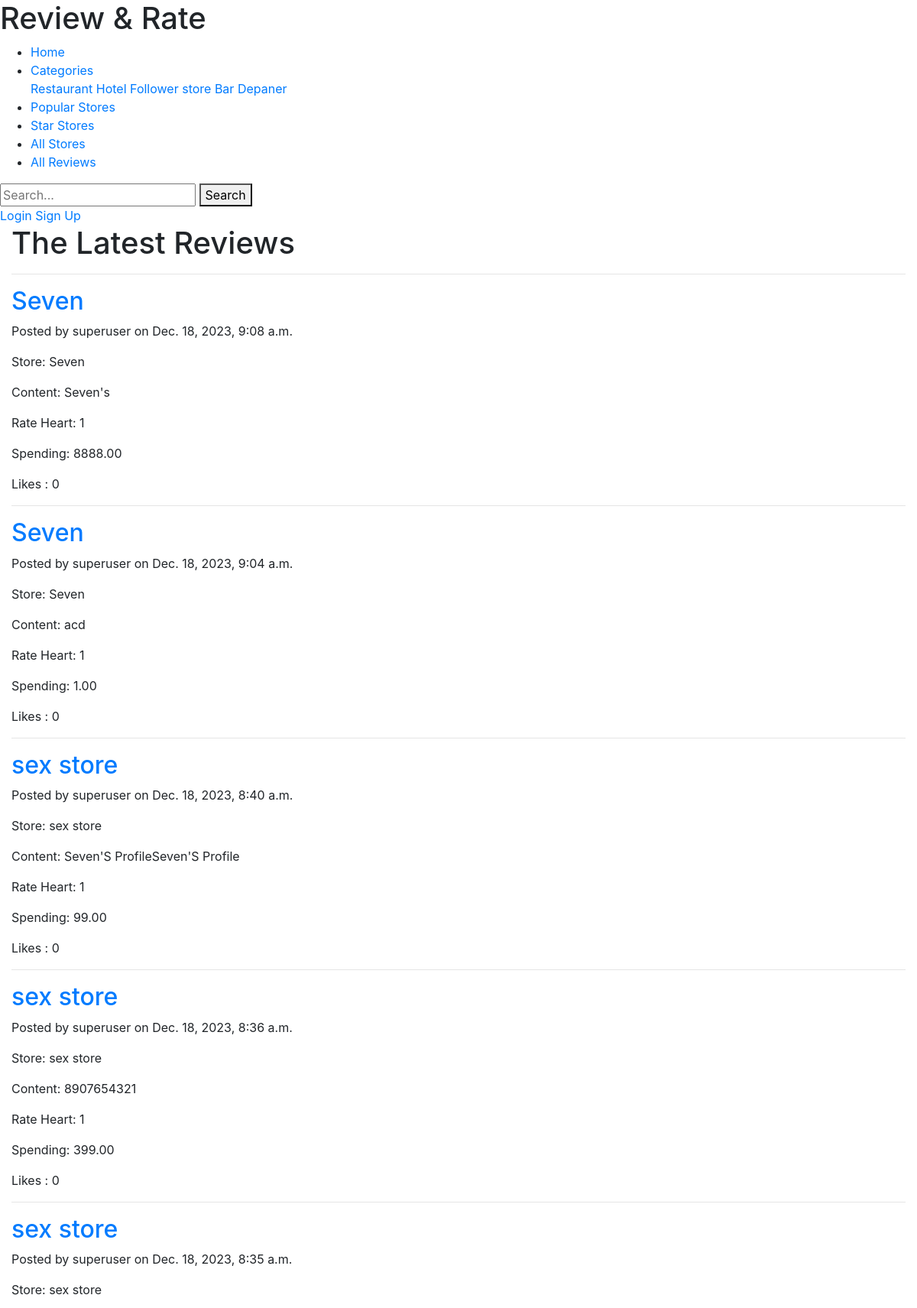
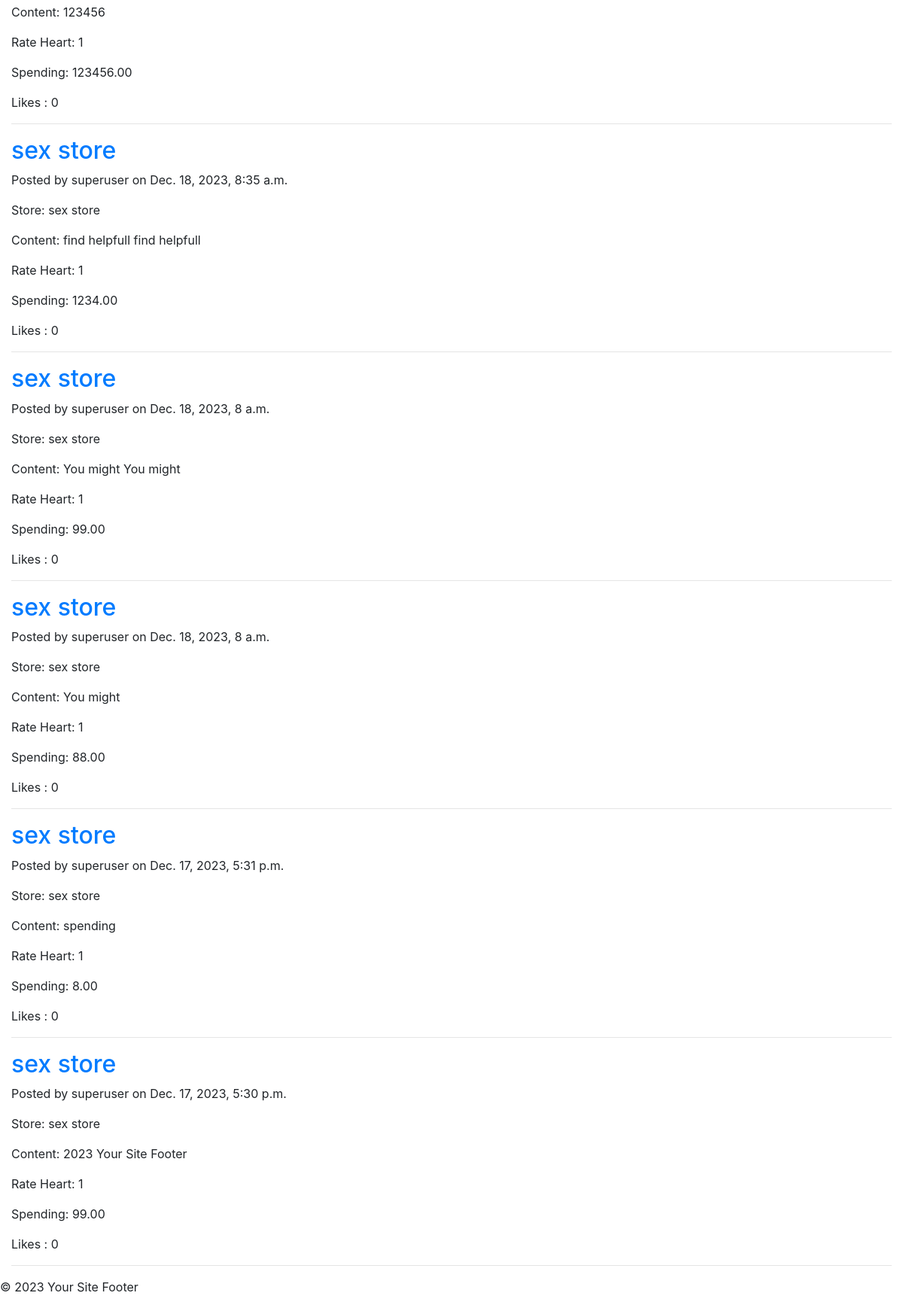
Before: /rate/ with the older database file (2 pictures, top to bottom).
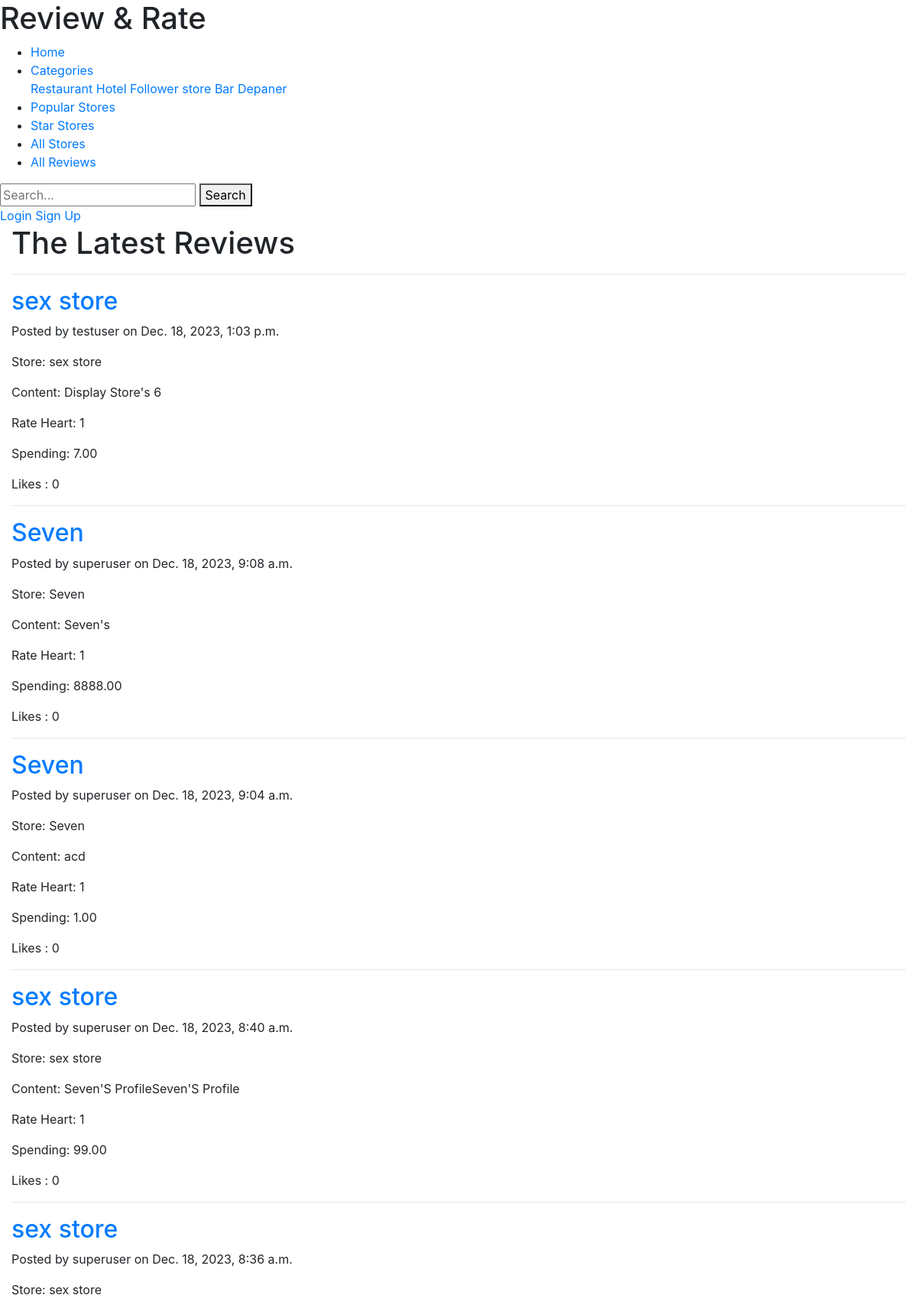
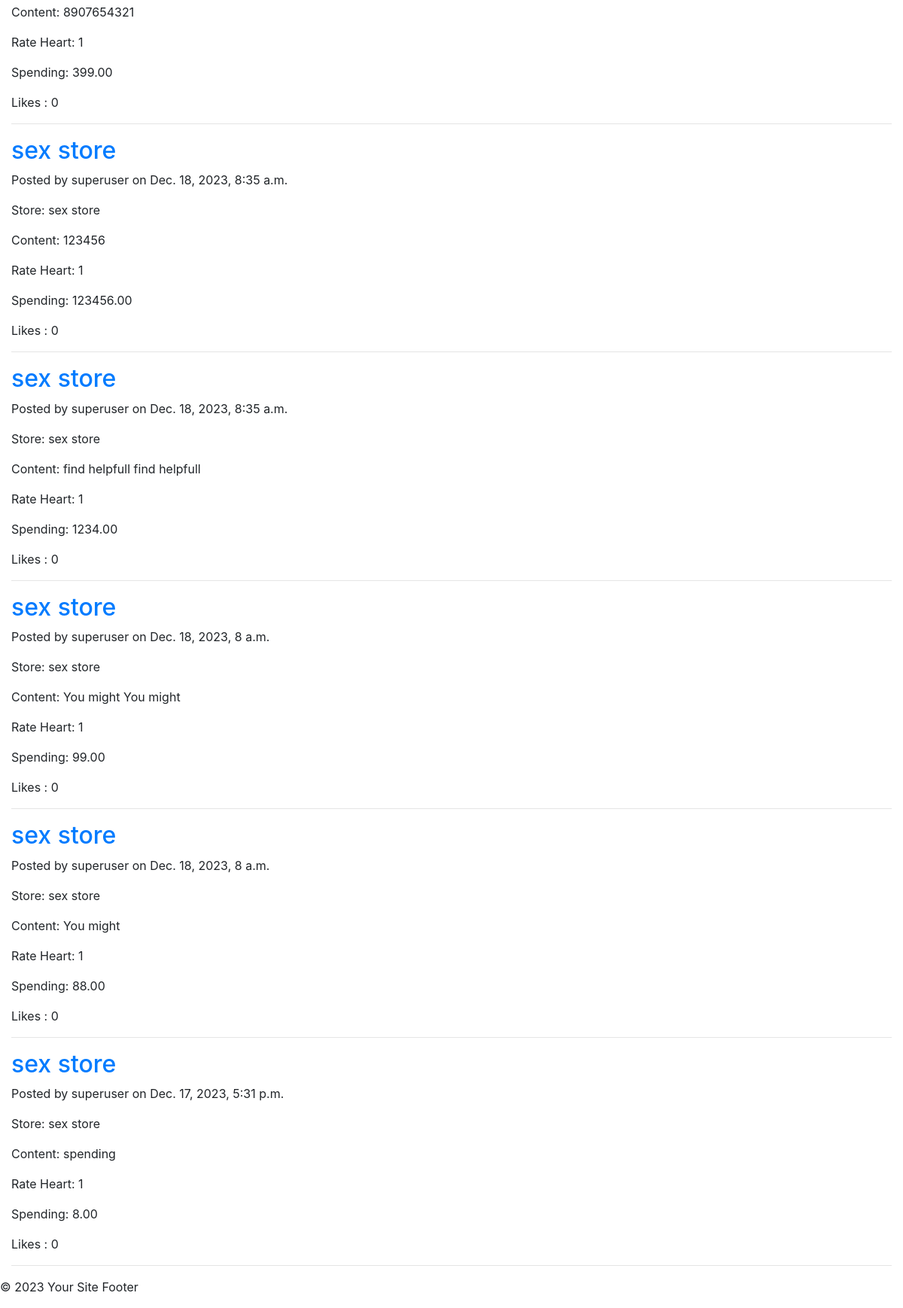
After: the same page with the newer database file (2 pictures, top to bottom).
### rate/models.py (models this page shows, shortened)
class Review(models.Model):
    user = models.ForeignKey(User, on_delete=models.CASCADE)
    store = models.ForeignKey(Store, on_delete=models.CASCADE)
    content = models.TextField(max_length=500)
    spending = models.DecimalField(max_digits=10, decimal_places=2)
    timestamp = models.DateTimeField(auto_now_add=True)
    image_url = models.URLField(max_length=200, null=True, blank=True)
    link_url = models.URLField(max_length=200, null=True, blank=True)
    likes = models.PositiveIntegerField(default=0)
    star_rating = models.IntegerField(choices=[(1, '1 star'), (2, '2 stars'), (3, '3 stars'), (4, '4 stars'), (5, '5 stars')], default=1)

class Store(models.Model):
    name = models.CharField(max_length=200)
    Joined_date = models.DateTimeField("date Joined")
    address = models.CharField(max_length=400)
    introduction = models.CharField(max_length=400)
    opening_time = models.TimeField()
    closing_time = models.TimeField()
    category = models.CharField(max_length=35)
    image_url = models.URLField(max_length=200, null=True, blank=True)
    link_url = models.URLField(max_length=200, null=True, blank=True)
    star_rating = models.IntegerField(choices=[(1, '1 star'), (2, '2 stars'), (3, '3 stars'), (4, '4 stars'), (5, '5 stars')], default=1)
    def __str__(self):
        return self.name

class User(AbstractUser):
    pass

### rate/views.py (the view)
# urls.py: path("", views.index, name="index"),
def index(request):
    reviews = Review.objects.all().order_by("-timestamp")
    paginator = Paginator(reviews, 10)  # Show 10 posts per page
    page = request.GET.get('page')
    try:
        paginated_reviews = paginator.page(page)
    except PageNotAnInteger:
        paginated_reviews = paginator.page(1)
    except EmptyPage:
        paginated_reviews = paginator.page(paginator.num_pages)
    return render(request, 'rate/index.html', {'reviews': paginated_reviews})

### rate/templates/rate/index.html (shortened to what this page needs)
{% extends "rate/layout.html" %}
{% load static %}
{% block body %}
  {% block content %}
      <div class="container-fluid">
        <h1>The Latest Reviews</h1>
        <hr>
        {% for review in reviews %}
          <div class="review">
            <h2><a href="{% url 'all_reviews' %}">{{ review.store }}</a></h2>
            <p>Posted by {{ review.user }} on {{ review.timestamp }}</p>
            <p>Store: {{ review.store }}</p>
            <p>Content: {{ review.content }}</p>
            <p>Rate Heart: {{ review.star_rating }}</p>
            <p>Spending: {{ review.spending }}</p>
            <p>Likes : {{ review.likes }}</p>
            <hr>
          </div>
        {% endfor %}
      </div>
  {% endblock %}
{% endblock %}

### rate/templates/rate/layout.html (shortened to what this page needs)
{% load static %}
<!DOCTYPE html>
<html lang="en">
    <head>
        <link rel="stylesheet" href="https://stackpath.bootstrapcdn.com/bootstrap/4.4.1/css/bootstrap.min.css">
        <link href="{% static 'rate/styles.css' %}" rel="stylesheet">
    </head>
    <body>
  <header>
    <h1>{% block header %}
        Review & Rate
        {% endblock %}</h1>
    <nav>
      <ul>
        <li><a href="{% url 'index' %}">Home</a></li>
        <li class="dropdown">
          <a href="#" class="dropbtn">Categories</a>
          <div class="dropdown-content">
            <a href="#">Restaurant</a>
            <a href="#">Hotel</a>
            <a href="#">Follower store</a>
            <a href="#">Bar</a>
            <a href="#">Depaner</a>
          </div>
        </li>
        <li><a href="{% url 'popular_stores' %}">Popular Stores</a></li>
        <li><a href="{% url 'star_stores' %}">Star Stores</a></li>
        <li><a href="{% url 'store_list' %}">All Stores</a></li>
        <li><a href="{% url 'all_reviews' %}">All Reviews</a></li>
      </ul>
    </nav>
    <div class="header-right">
      <form class="search-form">
        <input type="text" placeholder="Search...">
        <button type="submit">Search</button>
      </form>
      {% if user.is_authenticated %}
      <li class="nav-item">
        <a class="nav-link" href="#"><strong>You have signe in as : {{ user.username }}</strong></a>
      </li>
      {% else %}
      <a href="{% url 'login' %}">Login</a>
      <a href="{% url 'register' %}">Sign Up</a>
      {% endif %}
    </div>
  </header>
  <main>
    {% block body %}
    {% endblock %}
</main>
 <footer>
    <p>&copy; 2023 Your Site Footer</p>
  </footer>
</body>
</html>

Changed rows visible on the page:
no longer on this page (row unchanged): Review: store "sex store", user "superuser", timestamp "Dec. 17, 2023, 5:30 p.m.", content "2023 Your Site Footer", star_rating "1", spending "99.00", likes "0"
added Review: store "sex store", user "testuser", timestamp "Dec. 18, 2023, 1:03 p.m.", content "Display Store's 6", star_rating "1", spending "7.00", likes "0"
